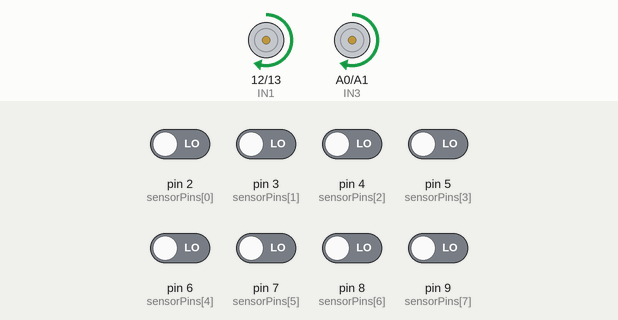
Recording of a sketch running on a simulated Arduino Uno, built with avr-gcc and run on an emulated ATmega328P. On the bench: motor-driver pin pairs drawn as motors (green arrow = first pin HIGH = forward, orange = second pin HIGH = backward, longer = more drive, scaled by the enable pin). The test bench sets the inputs (shaded band); at power-on: pin 2 (sensorPins[0]), pin 3 (sensorPins[1]), pin 4 (sensorPins[2]), pin 5 (sensorPins[3]), pin 6 (sensorPins[4]), pin 7 (sensorPins[5]), pin 8 (sensorPins[6]), pin 9 (sensorPins[7]) LOW.

Above: at 1.2 s.
1.3 s: pin 2 (sensorPins[0]) driven HIGH and pin 3 (sensorPins[1]) driven HIGH and pin 4 (sensorPins[2]) driven HIGH and pin 5 (sensorPins[3]) driven HIGH and pin 6 (sensorPins[4]) driven HIGH
At 2.5 s:
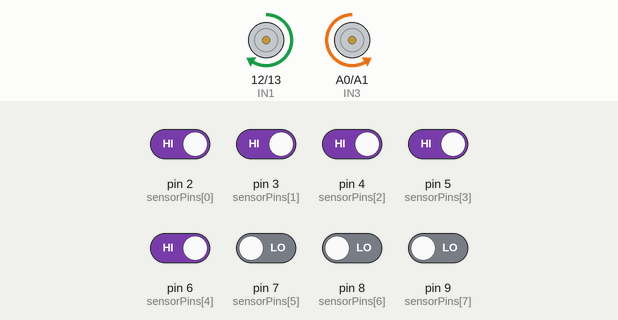
2.8 s: pin 2 (sensorPins[0]) driven LOW
At 3.7 s:
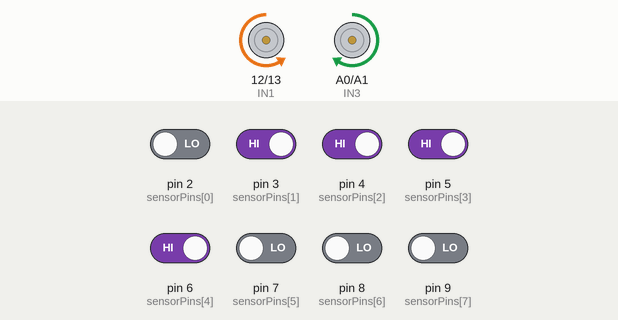
4.3 s: pin 2 (sensorPins[0]) driven HIGH
At 4.8 s:
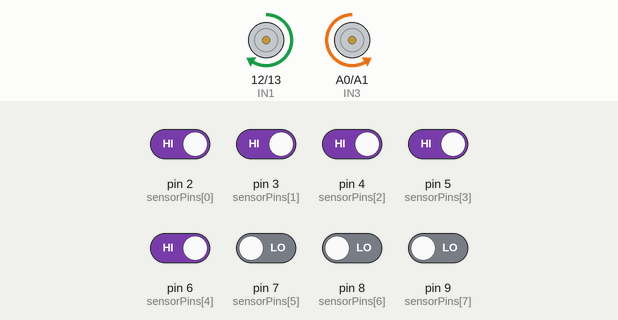
5.8 s: pin 3 (sensorPins[1]) driven LOW
At 7.2 s:
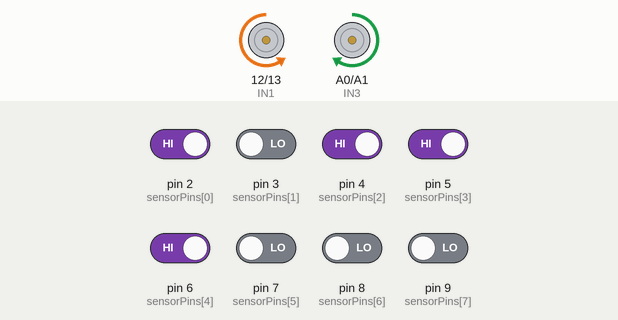
Timing chart, 0 to 8.3 s (numbered marks = the images above; inputs shaded):
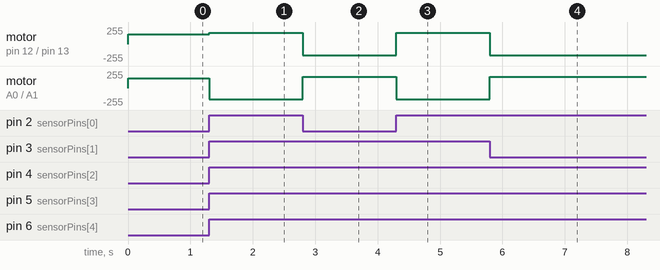

The sketch:

line_follower.ino
```cpp
// ==========================================
// 8-SENSOR LINE FOLLOWER ROBOT
// Arduino Uno + L298N + 8-Channel IR Array
// ==========================================

// IR sensor pins
const int sensorPins[8] = {
  2, 3, 4, 5, 6, 7, 8, 9
};

// L298N motor driver
const int ENA = 10;
const int IN1 = 12;
const int IN2 = 13;

const int ENB = 11;
const int IN3 = A0;
const int IN4 = A1;

// Motor speed
int baseSpeed = 150;
int turnSpeed = 170;


void setup() {

  for (int i = 0; i < 8; i++) {
    pinMode(sensorPins[i], INPUT);
  }

  pinMode(ENA, OUTPUT);
  pinMode(IN1, OUTPUT);
  pinMode(IN2, OUTPUT);

  pinMode(ENB, OUTPUT);
  pinMode(IN3, OUTPUT);
  pinMode(IN4, OUTPUT);

  stopMotors();
}


void loop() {

  int sensor[8];

  // Read all 8 sensors
  for (int i = 0; i < 8; i++) {
    sensor[i] = digitalRead(sensorPins[i]);
  }


  // ==========================================
  // LINE DETECTION
  // ==========================================

  // Center sensors detect the line
  if (sensor[3] == LOW || sensor[4] == LOW) {

    forward();
  }

  // Line is towards the left
  else if (sensor[0] == LOW ||
           sensor[1] == LOW ||
           sensor[2] == LOW) {

    turnLeft();
  }

  // Line is towards the right
  else if (sensor[5] == LOW ||
           sensor[6] == LOW ||
           sensor[7] == LOW) {

    turnRight();
  }

  // No sensor detects the line
  else {

    stopMotors();
  }
}


// ==========================================
// MOTOR CONTROL
// ==========================================

void forward() {

  digitalWrite(IN1, HIGH);
  digitalWrite(IN2, LOW);

  digitalWrite(IN3, HIGH);
  digitalWrite(IN4, LOW);

  analogWrite(ENA, baseSpeed);
  analogWrite(ENB, baseSpeed);
}


void turnLeft() {

  digitalWrite(IN1, LOW);
  digitalWrite(IN2, HIGH);

  digitalWrite(IN3, HIGH);
  digitalWrite(IN4, LOW);

  analogWrite(ENA, turnSpeed);
  analogWrite(ENB, turnSpeed);
}


void turnRight() {

  digitalWrite(IN1, HIGH);
  digitalWrite(IN2, LOW);

  digitalWrite(IN3, LOW);
  digitalWrite(IN4, HIGH);

  analogWrite(ENA, turnSpeed);
  analogWrite(ENB, turnSpeed);
}


void stopMotors() {

  digitalWrite(IN1, LOW);
  digitalWrite(IN2, LOW);

  digitalWrite(IN3, LOW);
  digitalWrite(IN4, LOW);

  analogWrite(ENA, 0);
  analogWrite(ENB, 0);
}
```

Measured:
- after the input at 1.3 s, motor on pin 12 (IN1) / pin 13 (IN2): forward 150/255 → forward 170/255 at once; motor on A0 (IN3) / A1 (IN4): forward 150/255 → backward 170/255 at once
- after the input at 2.8 s, motor on pin 12 (IN1) / pin 13 (IN2): forward 170/255 → backward 170/255 at once; motor on A0 (IN3) / A1 (IN4): backward 170/255 → forward 170/255 at once
- after the input at 4.3 s, motor on pin 12 (IN1) / pin 13 (IN2): backward 170/255 → forward 170/255 at once; motor on A0 (IN3) / A1 (IN4): forward 170/255 → backward 170/255 at once
- after the input at 5.8 s, motor on pin 12 (IN1) / pin 13 (IN2): forward 170/255 → backward 170/255 at once; motor on A0 (IN3) / A1 (IN4): backward 170/255 → forward 170/255 at once
